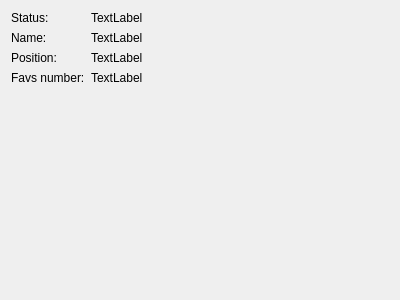
<?xml version="1.0" encoding="UTF-8"?>
<ui version="4.0">
 <class>deviceStatus</class>
 <widget class="QWidget" name="deviceStatus">
  <property name="geometry">
   <rect>
    <x>0</x>
    <y>0</y>
    <width>400</width>
    <height>300</height>
   </rect>
  </property>
  <property name="windowTitle">
   <string>Device Status</string>
  </property>
  <layout class="QFormLayout" name="formLayout">
   <item row="1" column="0">
    <widget class="QLabel" name="nameText">
     <property name="text">
      <string>Name:</string>
     </property>
    </widget>
   </item>
   <item row="1" column="1">
    <widget class="QLabel" name="nameLabel">
     <property name="text">
      <string>TextLabel</string>
     </property>
    </widget>
   </item>
   <item row="2" column="0">
    <widget class="QLabel" name="positionText">
     <property name="text">
      <string>Position:</string>
     </property>
    </widget>
   </item>
   <item row="2" column="1">
    <widget class="QLabel" name="positionLabel">
     <property name="text">
      <string>TextLabel</string>
     </property>
    </widget>
   </item>
   <item row="0" column="0">
    <widget class="QLabel" name="statusText">
     <property name="text">
      <string>Status:</string>
     </property>
    </widget>
   </item>
   <item row="0" column="1">
    <widget class="QLabel" name="statusLabel">
     <property name="text">
      <string>TextLabel</string>
     </property>
    </widget>
   </item>
   <item row="3" column="0">
    <widget class="QLabel" name="favNumText">
     <property name="text">
      <string>Favs number:</string>
     </property>
    </widget>
   </item>
   <item row="3" column="1">
    <widget class="QLabel" name="favsNumLabel">
     <property name="text">
      <string>TextLabel</string>
     </property>
    </widget>
   </item>
  </layout>
 </widget>
 <resources/>
 <connections/>
</ui>
